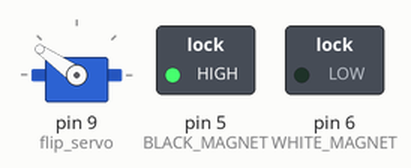
Recording of a sketch running on a simulated Arduino Uno, built with avr-gcc and run on an emulated ATmega328P. Parts: servo, switched loads named in the sketch (green lamp = pin HIGH).

Above: at 0.05 s.
At 2.45 s:
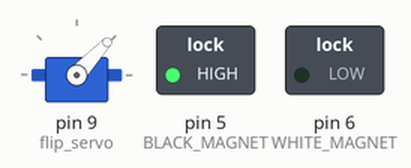
At 3.0 s:
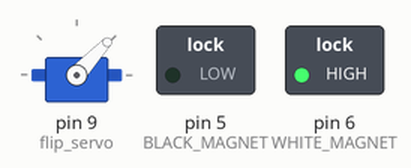
At 4.95 s:
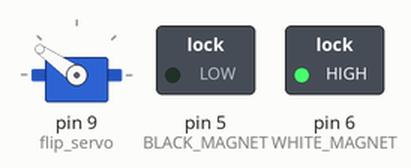
Timing chart, 0 to 6.5 s (numbered marks = the images above):
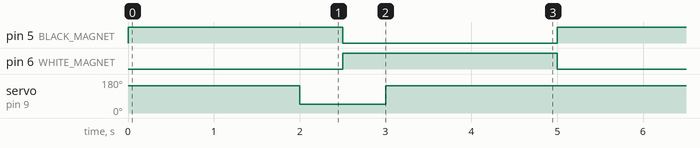

The sketch:

hand_test.ino
```cpp
#include <Servo.h>

Servo flip_servo;

#define SERVO_GRIP_DEG 47
#define SERVO_RELEASE_DEG 145

#define BLACK_MAGNET 5
#define WHITE_MAGNET 6

void setup() {
  flip_servo.attach(9);
  pinMode(BLACK_MAGNET, OUTPUT);
  pinMode(WHITE_MAGNET, OUTPUT);
}

void hold_black(){
  digitalWrite(BLACK_MAGNET, HIGH);
  digitalWrite(WHITE_MAGNET, LOW);
}

void hold_white(){
  digitalWrite(BLACK_MAGNET, LOW);
  digitalWrite(WHITE_MAGNET, HIGH);
}

void release_both(){
  digitalWrite(BLACK_MAGNET, LOW);
  digitalWrite(WHITE_MAGNET, LOW);
}

void loop() {
  flip_servo.write(SERVO_RELEASE_DEG);
  hold_black();
  delay(2000);
  flip_servo.write(SERVO_GRIP_DEG);
  delay(500);
  hold_white();
  delay(500);
  flip_servo.write(SERVO_RELEASE_DEG);
  delay(2000);
  release_both();
}
```

Measured:
- by itself, pin 5 (BLACK_MAGNET), pin 6 (WHITE_MAGNET): alternates HIGH for 2.5 s and LOW for 2.5 s
- by itself, servo on pin 9 (flip_servo): alternates 145° for 4.0 s and 47° for 1.0 s
